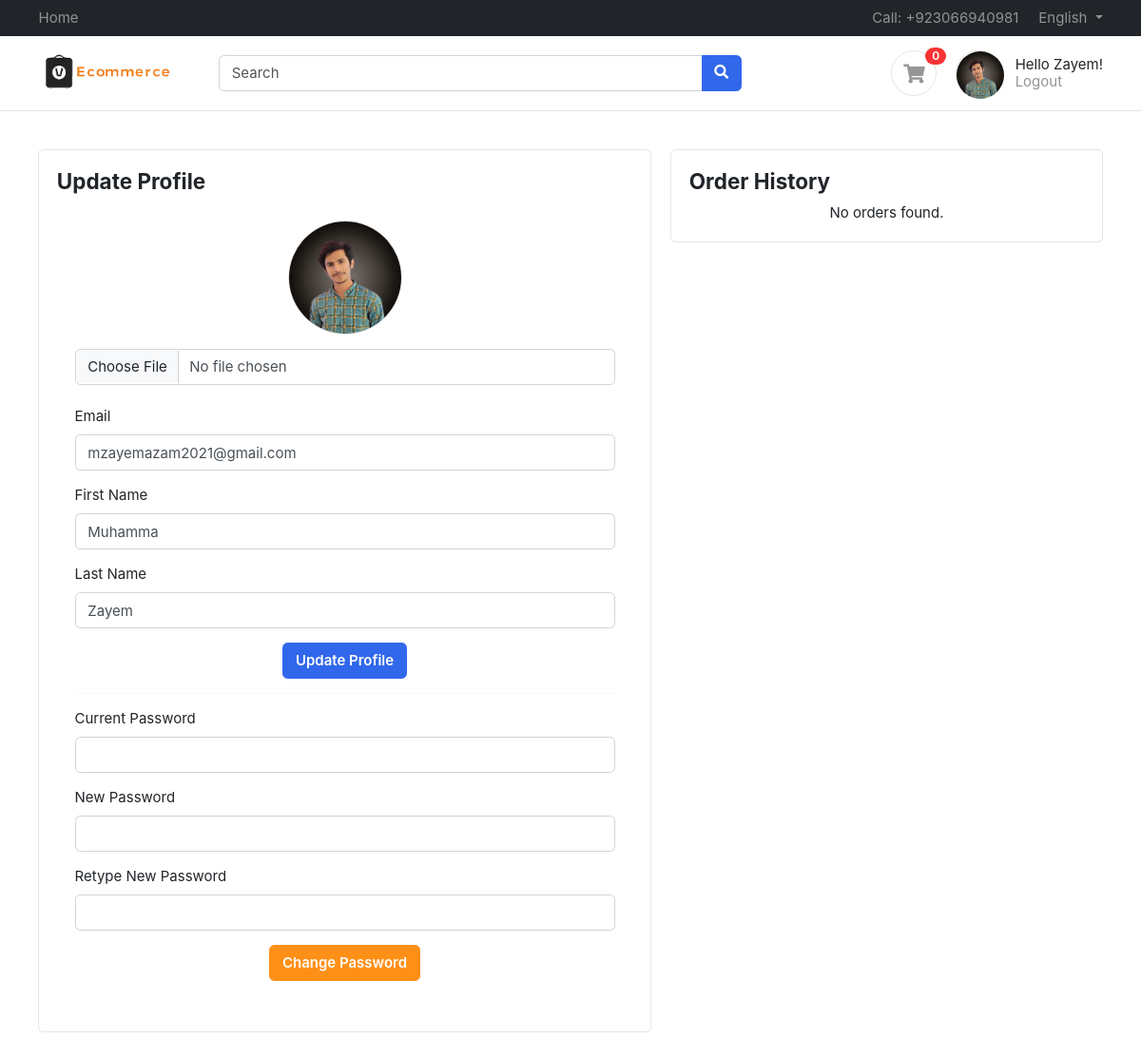
Page /account/ (signed in) on the earlier database version.
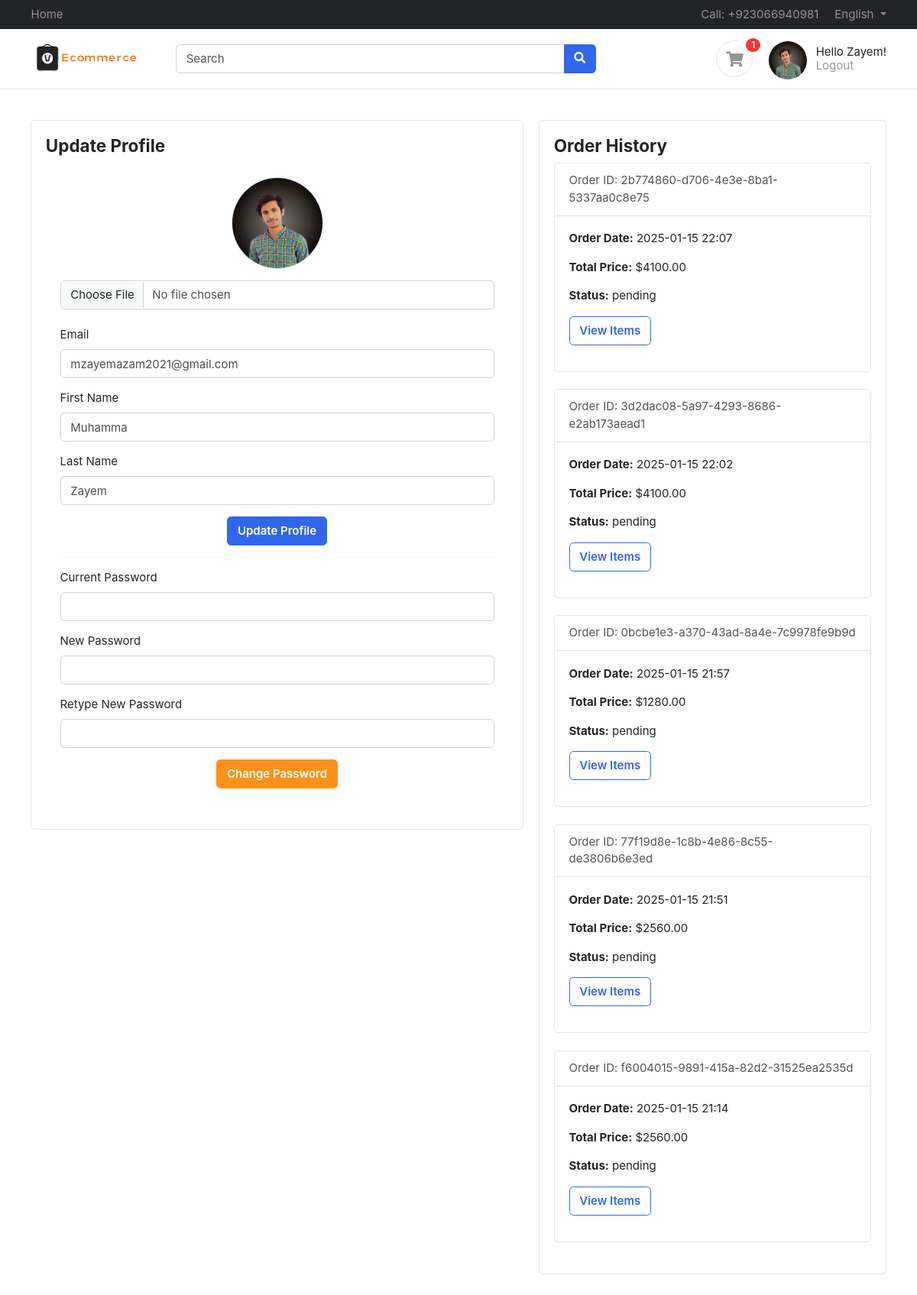
Same page on the later database version.
### accounts/models.py (models this page shows, shortened)
class Profile(BaseModel):
    user = models.OneToOneField(User, on_delete=models.CASCADE, related_name='profile')
    is_email_verified = models.BooleanField(default=False)
    email_token = models.CharField(max_length=100, null=True, blank=True)
    profile_image = models.ImageField(upload_to='profile')
    def get_cart_count(self):
        return CartItem.objects.filter(cart__is_paid=False, cart__user=self.user).count()

class Order(BaseModel):
    user = models.ForeignKey(User, on_delete=models.CASCADE, related_name='orders')
    cart = models.ForeignKey(Cart, on_delete=models.CASCADE, related_name='orders')
    order_date = models.DateTimeField(auto_now_add=True)
    status = models.CharField(max_length=100, default="pending")
    first_name = models.CharField(max_length=100, default="Delivery First Name")
    last_name = models.CharField(max_length=100, default="Delivery Last Name")
    email = models.CharField(max_length=100, default="Delivery Email")
    phone = models.CharField(max_length=100, default="Delivery Phone")
    address = models.CharField(max_length=100, default="Delivery Address")
    state = models.CharField(max_length=100, default="Delivery State")
    city = models.CharField(max_length=100, default="Delivery City")
    state = models.CharField(max_length=100, default="Delivery State")
    payment_method = models.CharField(max_length=100, default="cash on Delivery")
    total_price = models.DecimalField(max_digits=10, decimal_places=2)
    cart_items = models.ManyToManyField(CartItem, related_name="orders")

### accounts/views.py (the view, shortened to what this page needs)
# urls.py: path('', profile_page, name='profile'),
def profile_page(request):
    if request.user.is_authenticated:
        user = request.user
        user_orders = Order.objects.filter(user=user).order_by('-created_at')
        return render(request, 'accounts/profile.html', {'user': request.user, 'orders': user_orders})
    else:
        return redirect('/account/login')

### templates/accounts/profile.html (shortened to what the changed rows need)
{% extends "base/base.html" %}
{% block start %}
<section class="section-content padding-y">
    <div class="container">
        <div class="row">
            <main class="col-md-7">
                <div class="card">
                    <div class="card-body">
                        <div class="card-body">
                            <form method="POST" enctype="multipart/form-data">
                                <div class="text-center mb-4">
                                    {% if user.profile.profile_image %}
                                        <img src="{{ user.profile.profile_image.url }}" alt="Profile Photo" class="rounded-circle mb-3 border" width="120" height="120">
                                    {% else %}
                                        <img src="/static/images/default-profile.png" alt="Default Profile Photo" class="rounded-circle mb-3 border" width="120" height="120">
                                    {% endif %}
                                    <input type="file" name="profile_image" class="form-control" accept="image/*">
                                </div>
                                <div class="form-group mb-3">
                                    <label for="email">Email</label>
                                    <input type="email" id="email" name="email" class="form-control" value="{{ user.email }}">
                                </div>
                                <div class="form-group mb-3">
                                    <label for="first_name">First Name</label>
                                    <input type="text" id="first_name" name="first_name" class="form-control" value="{{ user.first_name }}">
                                </div>
                                <div class="form-group mb-3">
                                    <label for="last_name">Last Name</label>
                                    <input type="text" id="last_name" name="last_name" class="form-control" value="{{ user.last_name }}">
                                </div>
                            </form>
                        </div>
                    </div>
                </div>
            </main>
            <aside class="col-md-5">
                <div class="card mb-3">
                    <div class="card-body">
                        <h4 class="text-dark">Order History</h4>
                        {% if orders %}
                            {% for order in orders %}
                                <div class="card mb-4">
                                    <div class="card-header  text-secondary">
                                        <h7>Order ID: {{ order.uid }}</h7>
                                    </div>
                                    <div class="card-body">
                                        <p><strong>Order Date:</strong> {{ order.created_at|date:"Y-m-d H:i" }}</p>
                                        <p><strong>Total Price:</strong> ${{ order.total_price }}</p>
                                        <p><strong>Status:</strong> {{ order.status }}</p>
                                        <button
                                            class="btn btn-outline-primary mb-3"
                                            data-bs-toggle="collapse"
                                            data-bs-target="#order-items-{{ order.id }}">
                                            View Items
                                        </button>
                                    </div>
                                </div>
                            {% endfor %}
                        {% else %}
                            <p class="text-center">No orders found.</p>
                        {% endif %}
                    </div>
                </div>
            </aside>
        </div>
    </div>
</section>
{% endblock %}

### templates/base/base.html (shortened to what this page needs)
<!DOCTYPE html>
<html lang="en">
  <head>
<link href="https://cdn.jsdelivr.net/npm/bootstrap@5.3.2/dist/css/bootstrap.min.css" rel="stylesheet">
    <link href="/media/css/bootstrap.css" rel="stylesheet" type="text/css" />
    <link
      href="/media/fonts/fontawesome/css/all.min.css"
      type="text/css"
      rel="stylesheet"
    />
    <link href="/media/css/ui.css" rel="stylesheet" type="text/css" />
    <link href="/media/css/responsive.css" rel="stylesheet" />
  </head>
  <body>
    <header class="section-header">
      <nav class="navbar navbar-dark navbar-expand p-0 bg-dark">
        <div class="container">
          <ul class="navbar-nav d-none d-md-flex mr-auto">
            <li class="nav-item"><a class="nav-link" href="/">Home</a></li>
          </ul>
          <ul class="navbar-nav">
            <li class="nav-item">
              <a href="https://wa.me/923066940981" class="nav-link"> Call: +923066940981 </a>
            </li>
            <li class="nav-item dropdown">
              <a
                href="#"
                class="nav-link dropdown-toggle"
                data-toggle="dropdown"
              >
                English
              </a>
            </li>
          </ul>
        </div>
      </nav>
      <section class="header-main border-bottom">
        <div class="container">
          <div class="row align-items-center">
            <div class="col-lg-2 col-4">
              <div class="brand-wrap">
                <img class="logo" src="/media/images/logo.png" />
              </div>
            </div>
            <div class="col-lg-6 col-sm-12">
              <form action="{% url 'search' %}" method="GET">
                <div class="input-group w-100">
                  <input
                    type="text"
                    name="query"
                    class="form-control"
                    placeholder="Search"
                  />
                  <div class="input-group-append">
                    <button class="btn btn-primary" type="submit">
                      <i class="fa fa-search"></i>
                    </button>
                  </div>
                </div>
              </form>
            </div>
            <div class="col-lg-4 col-sm-6 col-8">
              <div class="widgets-wrap float-md-right">
                <div class="widget-header mr-3">
                  <a href="/account/cart" class="icon icon-sm rounded-circle border"
                    ><i class="fa fa-shopping-cart"></i
                  ></a>
                  <span class="badge badge-pill badge-danger notify">{{request.user.profile.get_cart_count}}</span>
                </div>
                <div class="widget-header icontext">
                  <a href="/account" class="icon icon-sm rounded-circle border"
                    >{% if request.user.profile.profile_image %}
                    <img src="{{ request.user.profile.profile_image.url }}" alt="Profile Photo" class="rounded-circle" width="50" height="50">
                    {%else%}
                    <i class="fa fa-user"></i>
                    {%endif%}
                    </a>
                  <div class="text">
                    {% if request.user.is_authenticated %}
                    <div class="text">
                      <p>Hello {{ request.user.last_name }}!</p>
                      <a href="/account/logout" class="text-muted">Logout</a>
                    </div>
                    {%else%}
                    <div>
                      <a href="/account/login">Sign in</a> |
                      <a href="/account/register/"> Register</a>
                    </div>
                    {% endif %}
                  </div>
                </div>
              </div>
            </div>
          </div>
        </div>
      </section>
    </header>
    {% block start %} {% endblock %}
  </body>
</html>

Differences in the rows shown:
added Order: uid "2b774860-d706-4e3e-8ba1-5337aa0c8e75", created_at "2025-01-15 22:07", total_price "4100.00", status "pending"
added Order: uid "3d2dac08-5a97-4293-8686-e2ab173aead1", created_at "2025-01-15 22:02", total_price "4100.00", status "pending"
added Order: uid "0bcbe1e3-a370-43ad-8a4e-7c9978fe9b9d", created_at "2025-01-15 21:57", total_price "1280.00", status "pending"
added Order: uid "77f19d8e-1c8b-4e86-8c55-de3806b6e3ed", created_at "2025-01-15 21:51", total_price "2560.00", status "pending"
added Order: uid "f6004015-9891-415a-82d2-31525ea2535d", created_at "2025-01-15 21:14", total_price "2560.00", status "pending"
Other differences:
{{ request.user.profile.get_cart_count }}: "0" → "1"
text no longer shown: "No orders found."
